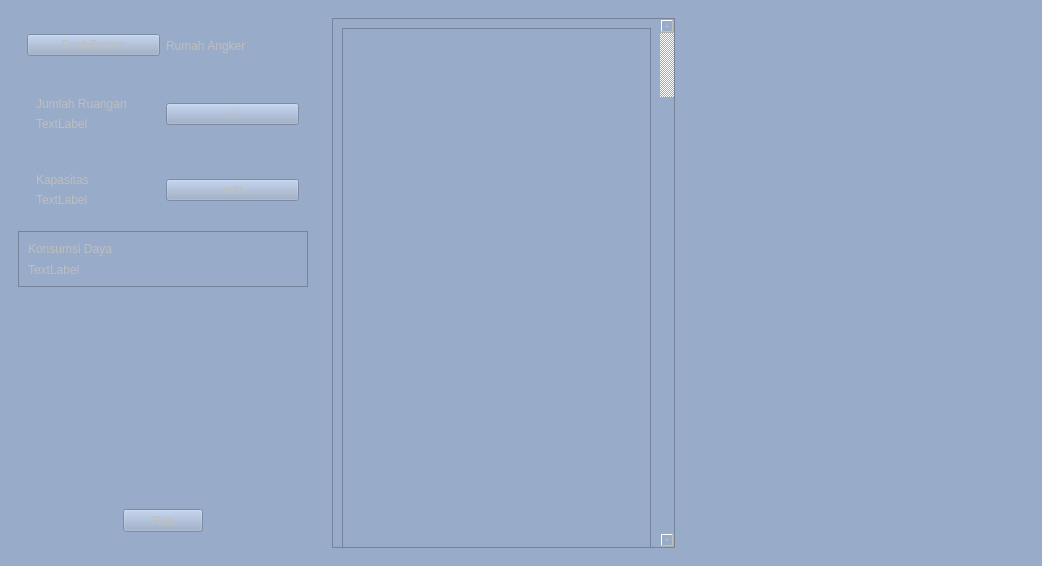
<?xml version="1.0" encoding="UTF-8"?>
<ui version="4.0">
 <class>houseWindows</class>
 <widget class="QMainWindow" name="houseWindows">
  <property name="enabled">
   <bool>false</bool>
  </property>
  <property name="geometry">
   <rect>
    <x>0</x>
    <y>0</y>
    <width>1042</width>
    <height>566</height>
   </rect>
  </property>
  <property name="sizePolicy">
   <sizepolicy hsizetype="Fixed" vsizetype="Fixed">
    <horstretch>0</horstretch>
    <verstretch>0</verstretch>
   </sizepolicy>
  </property>
  <property name="minimumSize">
   <size>
    <width>768</width>
    <height>432</height>
   </size>
  </property>
  <property name="maximumSize">
   <size>
    <width>1536</width>
    <height>864</height>
   </size>
  </property>
  <property name="windowTitle">
   <string>MainWindow</string>
  </property>
  <property name="animated">
   <bool>false</bool>
  </property>
  <widget class="QWidget" name="centralwidget">
   <property name="sizePolicy">
    <sizepolicy hsizetype="Fixed" vsizetype="Fixed">
     <horstretch>0</horstretch>
     <verstretch>0</verstretch>
    </sizepolicy>
   </property>
   <property name="minimumSize">
    <size>
     <width>768</width>
     <height>432</height>
    </size>
   </property>
   <property name="maximumSize">
    <size>
     <width>1536</width>
     <height>864</height>
    </size>
   </property>
   <property name="styleSheet">
    <string notr="true">background-color: rgb(152, 171, 200)</string>
   </property>
   <layout class="QHBoxLayout" name="horizontalLayout">
    <item>
     <widget class="QWidget" name="widget" native="true">
      <property name="enabled">
       <bool>false</bool>
      </property>
      <property name="sizePolicy">
       <sizepolicy hsizetype="Minimum" vsizetype="Expanding">
        <horstretch>0</horstretch>
        <verstretch>0</verstretch>
       </sizepolicy>
      </property>
      <property name="minimumSize">
       <size>
        <width>153</width>
        <height>0</height>
       </size>
      </property>
      <property name="maximumSize">
       <size>
        <width>308</width>
        <height>16777215</height>
       </size>
      </property>
      <layout class="QVBoxLayout" name="verticalLayout">
       <item>
        <widget class="QFrame" name="frame_7">
         <layout class="QHBoxLayout" name="horizontalLayout_3">
          <item>
           <widget class="QPushButton" name="pushButton_2">
            <property name="text">
             <string>PushButton</string>
            </property>
           </widget>
          </item>
          <item>
           <widget class="QLabel" name="label_3">
            <property name="text">
             <string>Rumah Angker</string>
            </property>
           </widget>
          </item>
         </layout>
        </widget>
       </item>
       <item>
        <widget class="QFrame" name="frame_6">
         <layout class="QHBoxLayout" name="horizontalLayout_4">
          <item>
           <widget class="QWidget" name="widget_9" native="true">
            <layout class="QVBoxLayout" name="verticalLayout_2">
             <item>
              <widget class="QLabel" name="label_2">
               <property name="text">
                <string>Jumlah Ruangan</string>
               </property>
              </widget>
             </item>
             <item>
              <widget class="QLabel" name="label">
               <property name="text">
                <string>TextLabel</string>
               </property>
              </widget>
             </item>
            </layout>
           </widget>
          </item>
          <item>
           <widget class="QPushButton" name="pushButton">
            <property name="text">
             <string>+</string>
            </property>
           </widget>
          </item>
         </layout>
        </widget>
       </item>
       <item>
        <widget class="QFrame" name="frame_8">
         <layout class="QHBoxLayout" name="horizontalLayout_7">
          <item>
           <widget class="QWidget" name="widget_11" native="true">
            <layout class="QVBoxLayout" name="verticalLayout_4">
             <item>
              <widget class="QLabel" name="label_6">
               <property name="text">
                <string>Kapasitas</string>
               </property>
              </widget>
             </item>
             <item>
              <widget class="QLabel" name="label_7">
               <property name="text">
                <string>TextLabel</string>
               </property>
              </widget>
             </item>
            </layout>
           </widget>
          </item>
          <item>
           <widget class="QPushButton" name="pushButton_5">
            <property name="text">
             <string>edit</string>
            </property>
           </widget>
          </item>
         </layout>
        </widget>
       </item>
       <item>
        <widget class="QFrame" name="frame">
         <property name="frameShape">
          <enum>QFrame::StyledPanel</enum>
         </property>
         <property name="frameShadow">
          <enum>QFrame::Raised</enum>
         </property>
         <layout class="QVBoxLayout" name="verticalLayout_5">
          <item>
           <widget class="QLabel" name="label_8">
            <property name="text">
             <string>Konsumsi Daya</string>
            </property>
           </widget>
          </item>
          <item>
           <widget class="QLabel" name="label_9">
            <property name="text">
             <string>TextLabel</string>
            </property>
           </widget>
          </item>
         </layout>
        </widget>
       </item>
       <item>
        <spacer name="verticalSpacer">
         <property name="orientation">
          <enum>Qt::Vertical</enum>
         </property>
         <property name="sizeType">
          <enum>QSizePolicy::Preferred</enum>
         </property>
         <property name="sizeHint" stdset="0">
          <size>
           <width>20</width>
           <height>200</height>
          </size>
         </property>
        </spacer>
       </item>
       <item>
        <widget class="QFrame" name="frame_4">
         <layout class="QVBoxLayout" name="verticalLayout_6">
          <item alignment="Qt::AlignHCenter|Qt::AlignVCenter">
           <widget class="QPushButton" name="pushButton_3">
            <property name="minimumSize">
             <size>
              <width>75</width>
              <height>23</height>
             </size>
            </property>
            <property name="text">
             <string>Run</string>
            </property>
           </widget>
          </item>
         </layout>
        </widget>
       </item>
      </layout>
     </widget>
    </item>
    <item>
     <widget class="QWidget" name="widget_2" native="true">
      <property name="enabled">
       <bool>false</bool>
      </property>
      <property name="minimumSize">
       <size>
        <width>461</width>
        <height>432</height>
       </size>
      </property>
      <property name="styleSheet">
       <string notr="true">background-color: &quot;#D9D9D9&quot;</string>
      </property>
      <layout class="QHBoxLayout" name="horizontalLayout_2">
       <item>
        <widget class="QScrollArea" name="scrollArea">
         <property name="sizePolicy">
          <sizepolicy hsizetype="Preferred" vsizetype="Preferred">
           <horstretch>0</horstretch>
           <verstretch>0</verstretch>
          </sizepolicy>
         </property>
         <property name="minimumSize">
          <size>
           <width>0</width>
           <height>432</height>
          </size>
         </property>
         <property name="widgetResizable">
          <bool>true</bool>
         </property>
         <widget class="QWidget" name="scrollAreaWidgetContents">
          <property name="geometry">
           <rect>
            <x>0</x>
            <y>0</y>
            <width>324</width>
            <height>5018</height>
           </rect>
          </property>
          <layout class="QGridLayout" name="gridLayout">
           <item row="0" column="2">
            <widget class="QFrame" name="frame_2">
             <property name="minimumSize">
              <size>
               <width>0</width>
               <height>5000</height>
              </size>
             </property>
             <property name="frameShape">
              <enum>QFrame::StyledPanel</enum>
             </property>
             <property name="frameShadow">
              <enum>QFrame::Raised</enum>
             </property>
             <layout class="QVBoxLayout" name="verticalLayout_3"/>
            </widget>
           </item>
          </layout>
         </widget>
        </widget>
       </item>
       <item>
        <widget class="QWidget" name="widget_3" native="true">
         <property name="styleSheet">
          <string notr="true">background-color: &quot;#98ABC8&quot;</string>
         </property>
        </widget>
       </item>
      </layout>
     </widget>
    </item>
   </layout>
  </widget>
 </widget>
 <resources/>
 <connections/>
</ui>
